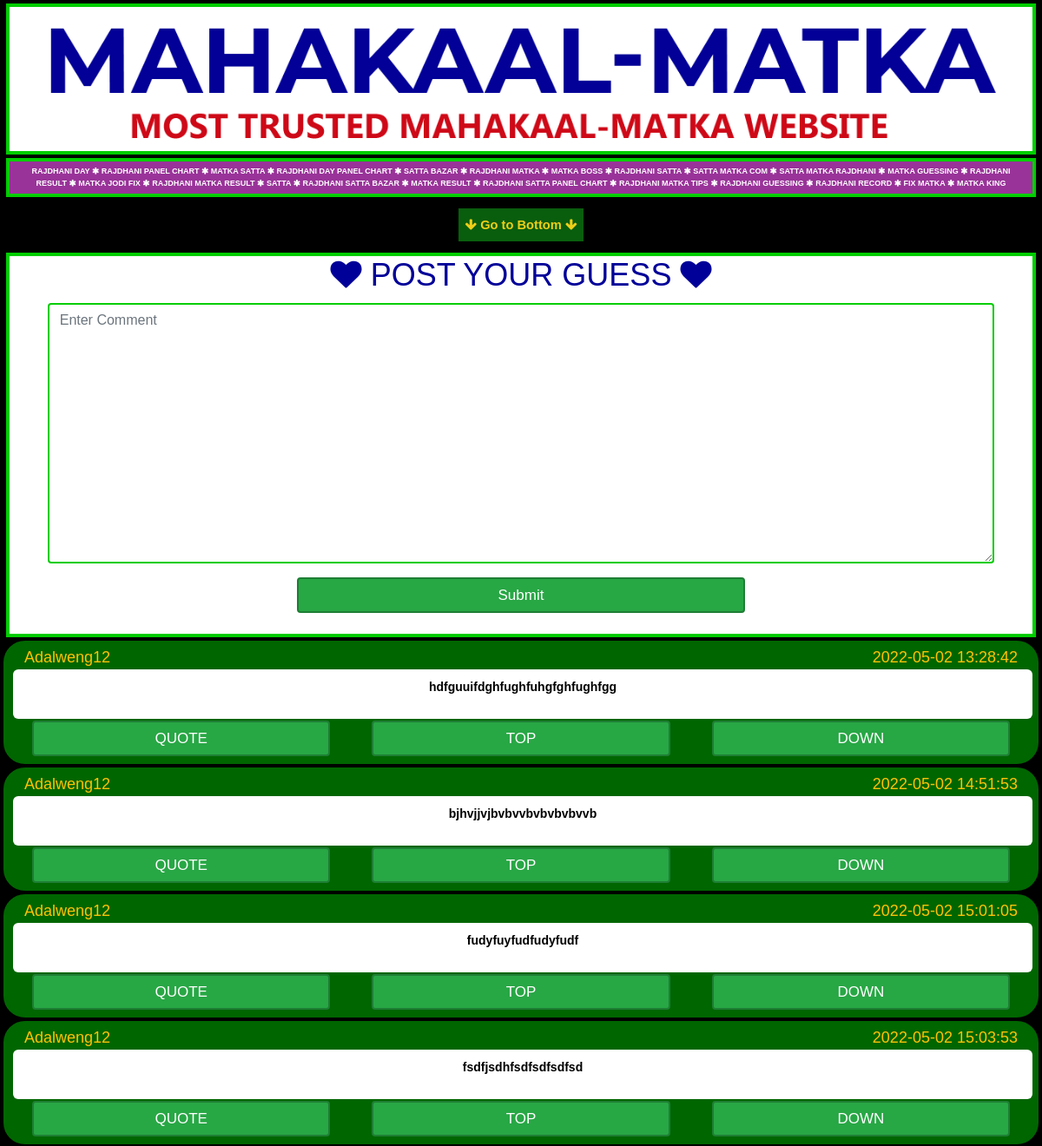
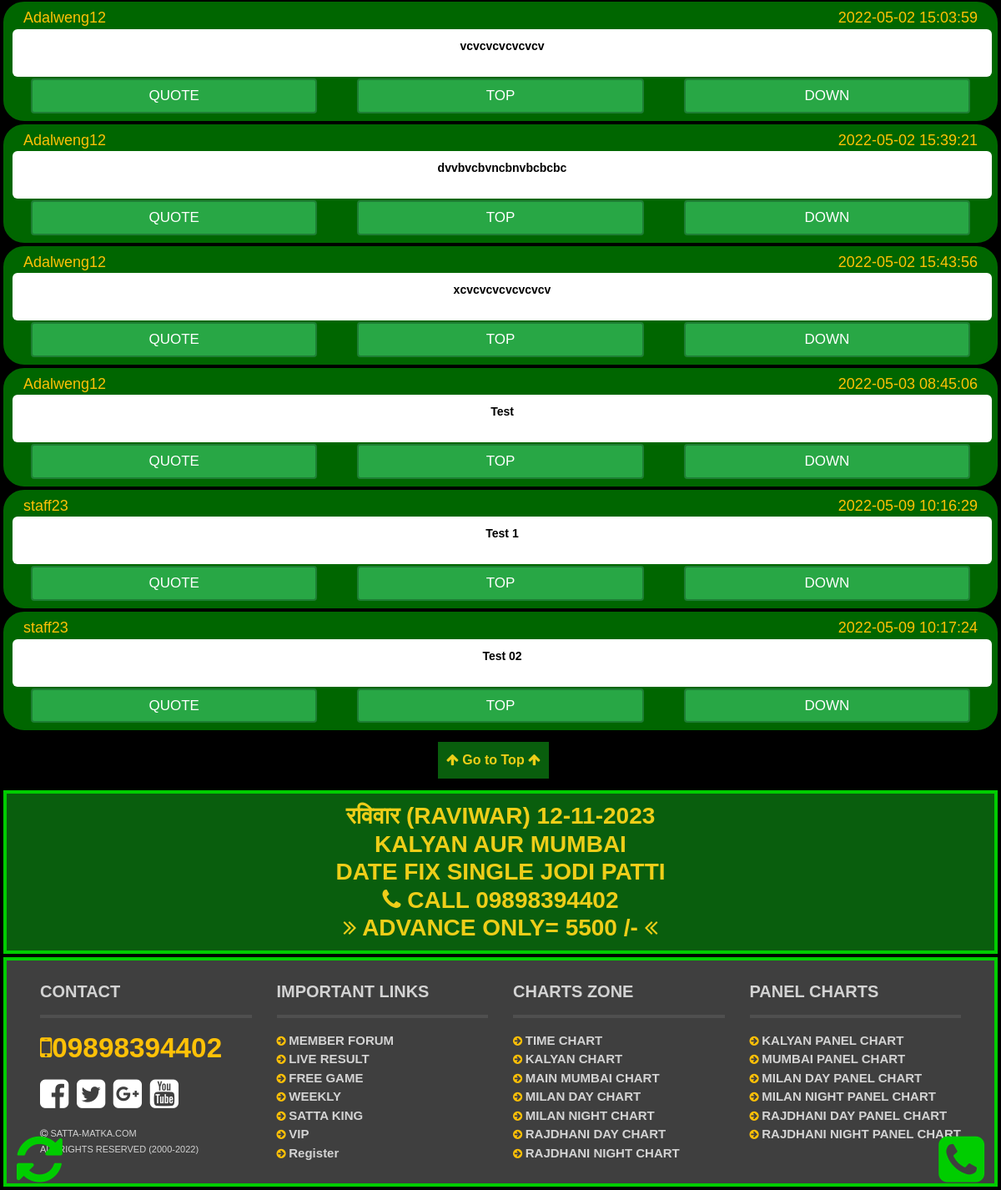
Page /guessing-forum on the committed database (2 pictures, top to bottom).
### tables this page shows
CREATE TABLE `settings` (
  `id` int(11) NOT NULL,
  `sitelogo` varchar(128) DEFAULT NULL,
  `sitetitle` varchar(256) DEFAULT NULL,
  `description` varchar(512) DEFAULT NULL,
  `copyright` varchar(128) DEFAULT NULL,
  `contact` varchar(128) DEFAULT NULL,
  `currency` varchar(128) DEFAULT NULL,
  `symbol` varchar(64) DEFAULT NULL,
  `system_email` varchar(128) DEFAULT NULL,
  `facebook` varchar(500) DEFAULT NULL,
  `twitter` text DEFAULT NULL,
  `g_plus` text DEFAULT NULL,
  `youtube` text DEFAULT NULL,
  `address` varchar(256) DEFAULT NULL,
  `meta_data` text DEFAULT NULL,
  `meta_key` varchar(255) NOT NULL,
  `copy_right` text DEFAULT NULL
);

CREATE TABLE `forum` (
  `id` int(11) NOT NULL,
  `user_id` text NOT NULL,
  `full_name` varchar(200) NOT NULL,
  `comment` text NOT NULL,
  `date` timestamp NOT NULL DEFAULT current_timestamp()
);

### application/controllers/Frontend.php (called while the page is built, shortened)
<?php
class Frontend extends CI_Controller{
   function __construct(){
      $this->load->database();
      $this->load->model('Admin_model');
      $this->load->model('login_model');
      $this->load->model('User_model');
      $this->load->model('Staff_model');
   }
  public function guessing_forum(){
    $data             = array();
    $data['comments'] = $this->Admin_model->getforum();
        $this->load->view('frontend/guessing_forum',$data);
   }
}
?>

### index.php (called while the page is built, shortened)
<?php
require_once BASEPATH.'core/CodeIgniter.php';

### application/models/Admin_model.php (called while the page is built, shortened)
<?php
class Admin_model extends CI_Model {
    public function getSettingsValue() {
        $settings = $this->db->dbprefix('settings');
        $sql      = "SELECT * FROM $settings";
        $query    = $this->db->query($sql);
        $result   = $query->row();
         return $result;
    }
      public function getforum() {
        $forum = $this->db->dbprefix('forum');
        $sql      = "SELECT * FROM $forum ";
        $query    = $this->db->query($sql);
        $result   = $query->result();
        return $result;
    }
}
?>

### application/views/frontend/guessing_forum.php (the view, shortened to what this page needs)
<?php $this->load->view('frontend/headerInner'); ?>
<div class="container-fluids heading">
	<div class="row">
		<div class="col-md-12">
		    <div class="toptblheading">
		    	<h2>
		    		<i class="fa fa-heart" aria-hidden="true"></i> Post Your Guess <i class="fa fa-heart" aria-hidden="true"></i>
				</h2>
			</div>
		</div>
	</div>
    <div class="row">
    		<div class="col-lg-12 col-md-12">
	    		<form action="<?php echo base_url()?>frontend/save_forum " method="post" id="forumsave">
					  <div class="form-group">
					    <textarea type="text" name="comment" id="comment" class="form-control txtarea" placeholder="Enter Comment"></textarea>
					  </div>
					  <div class="row">
					  		<div class="col-md-3"></div>
					  		<div class="col-md-6">
								<button type="submit" class="btn btn-success btn-cust">Submit</button>
								<br>
					  		</div>
					  		<div class="col-md-3"></div>
					  </div>
					</form>
	    	</div>
    </div>
</div>
	<?php foreach ($comments as  $value): ?>
      <div class="container-fluids kalyanachuk">
        <div class="row">
            <div class="col-lg-6 col-md-6 text-left ">
                <h5 class="clr"><?php  echo $value->full_name; ?></h5>
            </div>
            <div class="col-lg-6 col-md-6 text-right">
                <h5><?php echo $value->date; ?></h5>
            </div>
        </div>
         <div class="row">
            <div class="col-lg-12 col-md-12 tipsinner">
                <p  ><?php  echo $value->comment; ?> </p>
            </div>
         </div>
             <div class="row">
            <div class="col-lg-4 col-md-4 ">
            <button type="submit" class="btn btn-success btn-cust">QUOTE</button>
            </div>
            <div class="col-lg-4 col-md-4 ">
            <button type="submit" class="btn btn-success btn-cust">TOP</button>
             </div>
            <div class="col-lg-4 col-md-4 ">
            <button type="submit" class="btn btn-success btn-cust">DOWN</button>
             </div>
            </div>
        </div>
    <?php endforeach ?>
<?php $this->load->view('frontend/footerInner'); ?>

### application/views/frontend/headerInner.php (shortened to what this page needs)
<?php $settings = $this->Admin_model->getSettingsValue();   ?>
<!doctype html>
    <html lang="en">
    <head>
        <link rel="stylesheet" href="<?php echo base_url(); ?>assets/frontend/css/jquery.nice-number.min.css">
        <link rel="stylesheet" href="<?php echo base_url(); ?>assets/frontend/css/bootstrap.min.css">
        <link rel="stylesheet" href="<?php echo base_url(); ?>assets/frontend/css/font-awesome.min.css">
        <link rel="stylesheet" href="<?php echo base_url(); ?>assets/frontend/css/default.css">
        <link rel="stylesheet" href="<?php echo base_url(); ?>assets/frontend/css/style.css">
        <link rel="stylesheet" href="<?php echo base_url(); ?>assets/frontend/css/responsive.css">
    </head>
     <body>
     <div class="container-fluids heading" id="chart_Top">
        <div class="row">
            <div class="col-lg-12 col-md-12 text-center">
                <img src=" <?php echo base_url(); ?>assets/img/<?php echo $settings->sitelogo; ?>" alt="satta-mataka">
            </div>
        </div>
    </div>
      <div class="container-fluids footer">
        <div class="row">
            <div class="col-lg-12 col-md-12">
          Rajdhani Day <i class="fa fa-asterisk" aria-hidden="true"></i>
 Rajdhani Panel Chart <i class="fa fa-asterisk" aria-hidden="true"></i>
 Matka Satta <i class="fa fa-asterisk" aria-hidden="true"></i>
 Rajdhani Day Panel Chart <i class="fa fa-asterisk" aria-hidden="true"></i>
 Satta Bazar <i class="fa fa-asterisk" aria-hidden="true"></i>
 Rajdhani matka <i class="fa fa-asterisk" aria-hidden="true"></i>
 Matka Boss <i class="fa fa-asterisk" aria-hidden="true"></i>
 Rajdhani Satta <i class="fa fa-asterisk" aria-hidden="true"></i>
 Satta Matka Com <i class="fa fa-asterisk" aria-hidden="true"></i>
 Satta Matka Rajdhani <i class="fa fa-asterisk" aria-hidden="true"></i>
 Matka Guessing <i class="fa fa-asterisk" aria-hidden="true"></i>
 Rajdhani Result <i class="fa fa-asterisk" aria-hidden="true"></i>
 Matka Jodi Fix <i class="fa fa-asterisk" aria-hidden="true"></i>
 Rajdhani Matka Result <i class="fa fa-asterisk" aria-hidden="true"></i>
 Satta <i class="fa fa-asterisk" aria-hidden="true"></i>
 Rajdhani Satta Bazar <i class="fa fa-asterisk" aria-hidden="true"></i>
 Matka Result <i class="fa fa-asterisk" aria-hidden="true"></i>
 Rajdhani Satta Panel Chart <i class="fa fa-asterisk" aria-hidden="true"></i>
 Rajdhani Matka Tips <i class="fa fa-asterisk" aria-hidden="true"></i>
 Rajdhani Guessing <i class="fa fa-asterisk" aria-hidden="true"></i>
 Rajdhani Record <i class="fa fa-asterisk" aria-hidden="true"></i>
 Fix Matka <i class="fa fa-asterisk" aria-hidden="true"></i>
 Matka King
            </div>
        </div>
    </div>
<div class="container-fluids result">
        <div class="row">
            <div class="col-lg-12 col-md-12 text-center">
                <div class="goToBottom"> <a href="#chart_Bottom"><button><i class="fa fa-arrow-down" aria-hidden="true"></i>
 Go to Bottom <i class="fa fa-arrow-down" aria-hidden="true"></i>
</button></a></div>
            </div>
        </div>
    </div>

### application/views/frontend/footerInner.php (shortened to what this page needs)
<?php $settings = $this->Admin_model->getSettingsValue(); ?>
<div class="goToTop"> <a href="#chart_Top"><button><i class="fa fa-arrow-up" aria-hidden="true"></i>
 Go to Top <i class="fa fa-arrow-up" aria-hidden="true"></i>
</button></a></div>
<div class="dateFix" id="chart_Bottom"> <div class="matkaFixKalyan">
<div class="container-fluids fifthBlock">
        <h3>
             <?php
            if (date("l") == 'Sunday') {
                echo "रविवार (Raviwar)";
            }
             ?>
             <?php echo date('d-m-Y'); ?>
            <br>KALYAN AUR MUMBAI<br>DATE FIX SINGLE JODI PATTI<br><i class="fa fa-phone" aria-hidden="true"></i> CALL <?php echo $settings->contact; ?> <br><i class="fa fa-angle-double-right" aria-hidden="true"></i> ADVANCE ONLY= 5500 /- <i class="fa fa-angle-double-left" aria-hidden="true"></i>
        </h3>
    </div>
<div class="container-fluids footer1">
    <div class="row p15">
            <div class="col-lg-3 col-md-3 block">
                <h3>CONTACT</h3>
                <hr>
                <ul>
                    <li><h1><i class="fa fa-mobile-phone"></i><?php echo $settings->contact; ?></h1></li>
                    <li class="mtop"><a href="<?php echo $settings->facebook; ?>" target="_blank" aria-label="facebook" class="rtpadd">
                    <i class="fa fa-2x fa-facebook-square"></i>
                </a>
                <a href="<?php echo $settings->twitter; ?>" target="_blank" aria-label="twitter" class="rtpadd">
                    <i class="fa fa-2x fa-twitter-square"></i>
                </a>
                <a href="<?php echo $settings->g_plus; ?>" target="_blank" aria-label="google" class="rtpadd">
                    <i class="fa fa-2x fa-google-plus-square"></i>
                </a>
                <a href="<?php echo $settings->youtube; ?>" target="_blank" aria-label="youtube" class="padd">
                    <i class="fa fa-2x fa-youtube-square"></i>
                </a></li>
                    <li><small><i class="fa fa-copyright" aria-hidden="true" ></i><?php echo $settings->copy_right; ?></small></li>
                </ul>
               </div>
            <div class="col-lg-3 col-md-3 block1">
                <h3>IMPORTANT LINKS</h3>
                <hr>
                <ul>
                    <li><i class="fa fa-arrow-circle-right"></i> <a href="satta-matka-guessing-forum">MEMBER FORUM</a></li>
                    <li><i class="fa fa-arrow-circle-right"></i> <a href="#">LIVE RESULT</a></li>
                    <li><i class="fa fa-arrow-circle-right"></i> <a href="satta-matka-tips-today-free-samajseva-game">FREE GAME</a></li>
                    <li><i class="fa fa-arrow-circle-right"></i> <a href="weekly-jodi-panna-all-satta-matka-cards">WEEKLY</a></li>
                    <li><i class="fa fa-arrow-circle-right"></i> <a href="#">SATTA KING</a></li>
                    <li><i class="fa fa-arrow-circle-right"></i> <a href="satta-matka-vip-membership">VIP</a></li>
                    <li><i class="fa fa-arrow-circle-right"></i> <a href="registration">Register</a></li>
                </ul>
            </div>
            <div class="col-lg-3 col-md-3 block1">
                <h3>CHARTS ZONE</h3>
                <hr>
                <ul>
                    <li><i class="fa fa-arrow-circle-right"></i> <a href="time-bazar-matka-chart">TIME CHART </a></li>
                    <li><i class="fa fa-arrow-circle-right"></i> <a href="kalyan-matka-jodi-chart">KALYAN CHART</a></li>
                    <li><i class="fa fa-arrow-circle-right"></i> <a href="#">MAIN MUMBAI CHART</a></li>
                    <li><i class="fa fa-arrow-circle-right"></i> <a href="milan-day-matka-jodi-chart">MILAN DAY CHART</a></li>
                    <li><i class="fa fa-arrow-circle-right"></i> <a href="milan-night-matka-jodi-chart">MILAN NIGHT CHART</a></li>
                    <li><i class="fa fa-arrow-circle-right"></i> <a href="rajdhani-day-matka-jodi-chart">RAJDHANI DAY CHART</a></li>
                    <li><i class="fa fa-arrow-circle-right"></i> <a href="rajdhani-night-matka-jodi-chart">RAJDHANI NIGHT CHART</a></li>
                </ul>
            </div>
            <div class="col-lg-3 col-md-3 block1">
                <h3>PANEL CHARTS</h3>
                <hr>
                <ul>
                    <li><i class="fa fa-arrow-circle-right"></i> <a href="kalyan-matka-panel-chart-pana-chart-patti-chart">
                             KALYAN PANEL CHART
                        </a>
                    </li>
                    <li><i class="fa fa-arrow-circle-right"></i> <a href="#">MUMBAI PANEL CHART</a></li>
                    <li><i class="fa fa-arrow-circle-right"></i> <a href="milan-day-matka-panel-chart-pana-chart-patti-chart">MILAN DAY PANEL CHART</a></li>
                    <li><i class="fa fa-arrow-circle-right"></i> <a href="milan-night-matka-panel-chart-pana-chart-patti-chart">MILAN NIGHT PANEL CHART</a></li>
                    <li><i class="fa fa-arrow-circle-right"></i> <a href="rajdhani-day-matka-panel-chart-pana-chart-patti-chart">RAJDHANI DAY PANEL CHART</a></li>
                    <li><i class="fa fa-arrow-circle-right"></i> <a href="rajdhani-night-matka-panel-chart-pana-chart-patti-chart">RAJDHANI NIGHT PANEL CHART</a></li>
                </ul>
            </div>
    </div>
</div>
</div>
</div>
<a class="callbtn" href="tel:+919898394402" title="Call Now" style="display: block;">
 <i class="fa fa-4x fa-phone-square" aria-hidden="true"></i>
 </a>
 <a class="refreshbtn" type="button" onclick="window.location.reload()" title="Refresh" style="display: block;" style="cursor: pointer;">
 <i class="fa fa-4x fa-refresh" aria-hidden="true"></i>
 </a>
</body>
</html>

### rows in the picture
settings: sitelogo (picture), contact "09898394402", copy_right "SATTA-MATKA.COM ALL RIGHTS RESERVED (2000-2022)"
forum: full_name "Adalweng12", date "2022-05-02 13:28:42", comment "hdfguuifdghfughfuhgfghfughfgg"
forum: full_name "Adalweng12", date "2022-05-02 14:51:53", comment "bjhvjjvjbvbvvbvbvbvbvvb"
forum: full_name "Adalweng12", date "2022-05-02 15:01:05", comment "fudyfuyfudfudyfudf"
forum: full_name "Adalweng12", date "2022-05-02 15:03:53", comment "fsdfjsdhfsdfsdfsdfsd"
forum: full_name "Adalweng12", date "2022-05-02 15:03:59", comment "vcvcvcvcvcvcv"
forum: full_name "Adalweng12", date "2022-05-02 15:39:21", comment "dvvbvcbvncbnvbcbcbc"
forum: full_name "Adalweng12", date "2022-05-02 15:43:56", comment "xcvcvcvcvcvcvcv"
forum: full_name "Adalweng12", date "2022-05-03 08:45:06", comment "Test"
forum: full_name "staff23", date "2022-05-09 10:16:29", comment "Test 1"
forum: full_name "staff23", date "2022-05-09 10:17:24", comment "Test 02"
